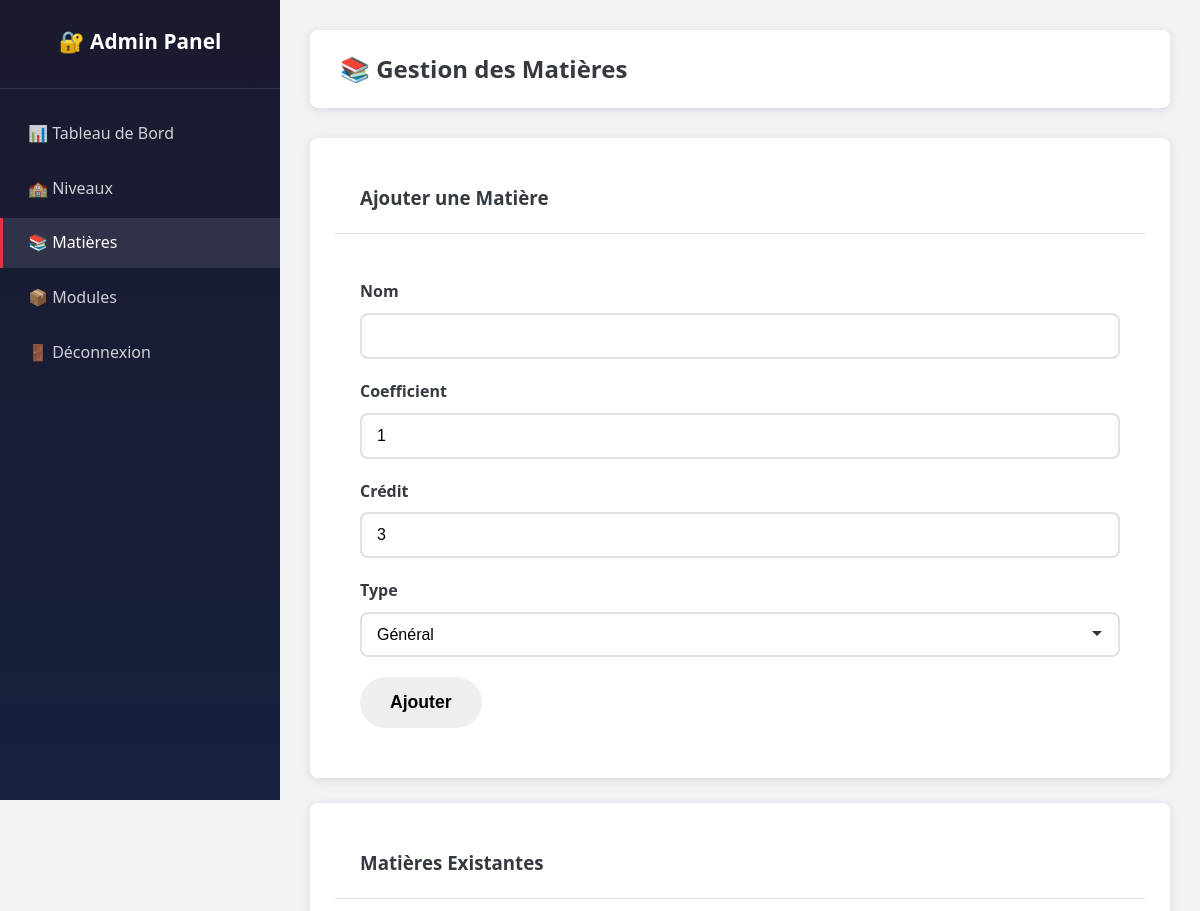
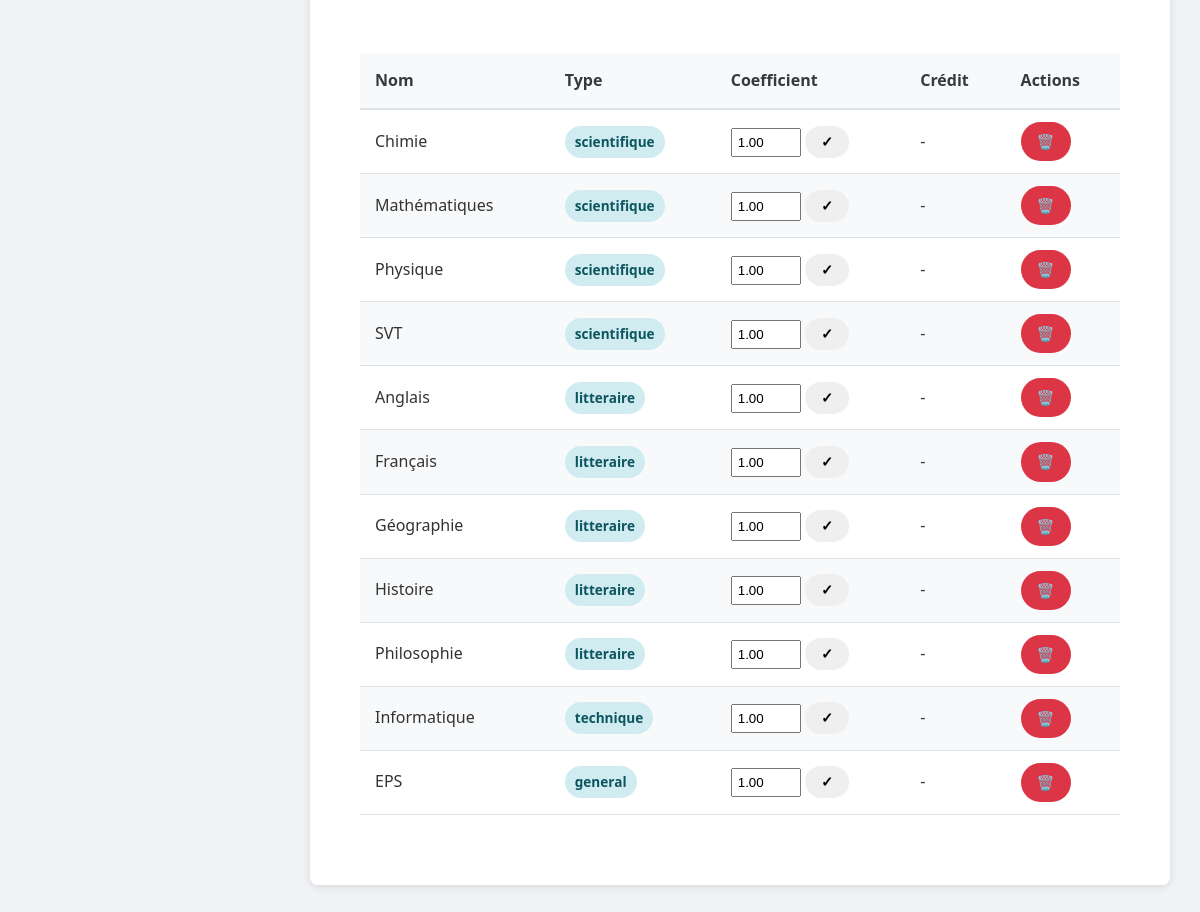
The page /gestion-matieres.php (signed in) on the database its author committed (2 pictures, top to bottom).
### tables this page shows
CREATE TABLE matieres (
    id INT PRIMARY KEY AUTO_INCREMENT,
    nom VARCHAR(100) NOT NULL,
    coefficient DECIMAL(4,2) DEFAULT 1.00,
    credit INT DEFAULT NULL,
    type_matiere ENUM('scientifique', 'litteraire', 'technique', 'general') DEFAULT 'general',
    created_at TIMESTAMP DEFAULT CURRENT_TIMESTAMP
);

### gestion-matieres.php (the view, shortened to what this page needs)
<?php
require_once '../includes/securite.php';
$matieres = $pdo->query("SELECT * FROM matieres ORDER BY type_matiere, nom")->fetchAll();
?>
<!DOCTYPE html>
<html lang="fr">
<head>
    <link rel="stylesheet" href="../assets/css/style.css">
    <link rel="stylesheet" href="../assets/css/admin.css">
</head>
<body>
    <div class="admin-layout">
        <aside class="sidebar" id="sidebar">
            <div class="sidebar-header"><h2>🔐 Admin Panel</h2></div>
            <ul class="sidebar-menu">
                <li><a href="dashboard.php">📊 Tableau de Bord</a></li>
                <li><a href="gestion-niveaux.php">🏫 Niveaux</a></li>
                <li><a href="gestion-matieres.php" class="active">📚 Matières</a></li>
                <li><a href="gestion-modules.php">📦 Modules</a></li>
                <li><a href="deconnexion.php">🚪 Déconnexion</a></li>
            </ul>
        </aside>
        <main class="main-content">
            <div class="admin-header"><h1>📚 Gestion des Matières</h1></div>
            <div class="card">
                <div class="card-header"><h3>Ajouter une Matière</h3></div>
                <div class="card-body">
                    <form method="POST">
                        <div class="form-row">
                            <div class="form-group">
                                <label>Nom</label>
                                <input type="text" name="nom" class="form-control" required>
                            </div>
                            <div class="form-group">
                                <label>Coefficient</label>
                                <input type="number" name="coefficient" class="form-control" value="1" step="0.5" min="0.5">
                            </div>
                            <div class="form-group">
                                <label>Crédit</label>
                                <input type="number" name="credit" class="form-control" value="3" min="1">
                            </div>
                            <div class="form-group">
                                <label>Type</label>
                                <select name="type_matiere" class="form-control">
                                    <option value="general">Général</option>
                                </select>
                            </div>
                        </div>
                        <button type="submit" class="btn btn-primary">Ajouter</button>
                    </form>
                </div>
            </div>
            <div class="card">
                <div class="card-header"><h3>Matières Existantes</h3></div>
                <div class="card-body">
                    <table class="table">
                        <thead>
                            <tr><th>Nom</th><th>Type</th><th>Coefficient</th><th>Crédit</th><th>Actions</th></tr>
                        </thead>
                        <tbody>
                            <?php foreach ($matieres as $m): ?>
                                <tr>
                                    <td><?php echo $m['nom']; ?></td>
                                    <td><span class="badge badge-info"><?php echo $m['type_matiere']; ?></span></td>
                                    <td>
                                        <form method="POST" style="display:inline;">
                                            <input type="number" name="coefficient" value="<?php echo $m['coefficient']; ?>"
                                                   step="0.5" min="0.5" style="width:70px;padding:5px;">
                                            <button type="submit" class="btn btn-sm btn-primary">✓</button>
                                        </form>
                                    </td>
                                    <td><?php echo $m['credit'] ?? '-'; ?></td>
                                    <td>
                                        <a href="?supprimer=<?php echo $m['id']; ?>"
                                           class="btn btn-danger btn-sm"
                                           onclick="return confirm('Supprimer ?');">🗑️</a>
                                    </td>
                                </tr>
                            <?php endforeach; ?>
                        </tbody>
                    </table>
                </div>
            </div>
        </main>
    </div>
</body>
</html>

### style.css (style rules this page uses)
:root { --primary: #007bff; --primary-dark: #0056b3; --danger: #dc3545; --success: #28a745; --warning: #ffc107; --info: #17a2b8; --dark: #343a40; --light: #f8f9fa; --white: #ffffff; --border: #dee2e6; --shadow: 0 2px 10px rgba(0,0,0,0.1); --radius: 8px; }
* { margin: 0; padding: 0; box-sizing: border-box; }
body { font-family: 'Segoe UI', Tahoma, Geneva, Verdana, sans-serif; line-height: 1.6; color: #333; background-color: #f0f2f5; min-height: 100vh; }
.btn { display: inline-block; padding: 15px 30px; border-radius: 50px; text-decoration: none; font-weight: 600; font-size: 1.1em; transition: all 0.3s ease; cursor: pointer; border: none; text-align: center; }
.btn-sm { padding: 8px 16px; font-size: 0.9em; }
.btn-danger { background: var(--danger); color: var(--white); }
.form-group { margin-bottom: 20px; }
.form-group label { display: block; margin-bottom: 8px; font-weight: 600; color: var(--dark); }
.form-control { width: 100%; padding: 12px 15px; border: 2px solid var(--border); border-radius: var(--radius); font-size: 1em; transition: border-color 0.3s; }
select.form-control { appearance: none; padding-right: 40px; }
.card { background: var(--white); border-radius: var(--radius); box-shadow: var(--shadow); padding: 25px; margin-bottom: 20px; }
.card-header { border-bottom: 2px solid var(--border); padding-bottom: 15px; margin-bottom: 20px; }
.card-header h3 { color: var(--dark); }
table { width: 100%; border-collapse: collapse; margin: 20px 0; }
table th, table td { padding: 12px 15px; text-align: left; border-bottom: 1px solid var(--border); }
table th { background: var(--primary); color: var(--white); font-weight: 600; }
table tr:nth-child(even) { background: #f8f9fa; }
.badge { display: inline-block; padding: 5px 10px; border-radius: 20px; font-size: 0.85em; font-weight: 600; }
.badge-info { background: #d1ecf1; color: #0c5460; }

### admin.css (style rules this page uses)
.admin-layout { display: flex; min-height: 100vh; }
.sidebar { width: 280px; background: linear-gradient(180deg, #1a1a2e, #16213e); color: var(--white); position: fixed; top: 0; left: 0; height: 100vh; overflow-y: auto; z-index: 100; transition: transform 0.3s; }
.sidebar-header { padding: 25px; text-align: center; border-bottom: 1px solid rgba(255,255,255,0.1); }
.sidebar-header h2 { font-size: 1.3em; margin-bottom: 5px; }
.sidebar-menu { list-style: none; padding: 20px 0; }
.sidebar-menu li { margin-bottom: 5px; }
.sidebar-menu a { display: flex; align-items: center; gap: 12px; padding: 12px 25px; color: rgba(255,255,255,0.8); text-decoration: none; transition: all 0.3s; border-left: 3px solid transparent; }
.sidebar-menu a:hover, .sidebar-menu a.active { background: rgba(255,255,255,0.1); color: var(--white); border-left-color: var(--danger); }
.main-content { margin-left: 280px; flex: 1; padding: 30px; background: #f0f2f5; min-height: 100vh; }
.admin-header { background: var(--white); padding: 20px 30px; border-radius: var(--radius); box-shadow: var(--shadow); margin-bottom: 30px; display: flex; justify-content: space-between; align-items: center; }
.admin-header h1 { font-size: 1.5em; color: var(--dark); }
.card { background: var(--white); border-radius: var(--radius); box-shadow: var(--shadow); margin-bottom: 25px; }
.card-header { padding: 20px 25px; border-bottom: 1px solid var(--border); display: flex; justify-content: space-between; align-items: center; }
.card-header h3 { color: var(--dark); }
.card-body { padding: 25px; }
.table { width: 100%; border-collapse: collapse; }
.table th { background: #f8f9fa; color: var(--dark); font-weight: 600; padding: 15px; border-bottom: 2px solid var(--border); }
.table td { padding: 12px 15px; border-bottom: 1px solid var(--border); }

### rows shown on the page
matieres: nom "Chimie", type_matiere "scientifique", coefficient "1.00", credit "-"
matieres: nom "Mathématiques", type_matiere "scientifique", coefficient "1.00", credit "-"
matieres: nom "Physique", type_matiere "scientifique", coefficient "1.00", credit "-"
matieres: nom "SVT", type_matiere "scientifique", coefficient "1.00", credit "-"
matieres: nom "Anglais", type_matiere "litteraire", coefficient "1.00", credit "-"
matieres: nom "Français", type_matiere "litteraire", coefficient "1.00", credit "-"
matieres: nom "Géographie", type_matiere "litteraire", coefficient "1.00", credit "-"
matieres: nom "Histoire", type_matiere "litteraire", coefficient "1.00", credit "-"
matieres: nom "Philosophie", type_matiere "litteraire", coefficient "1.00", credit "-"
matieres: nom "Informatique", type_matiere "technique", coefficient "1.00", credit "-"
matieres: nom "EPS", type_matiere "general", coefficient "1.00", credit "-"
